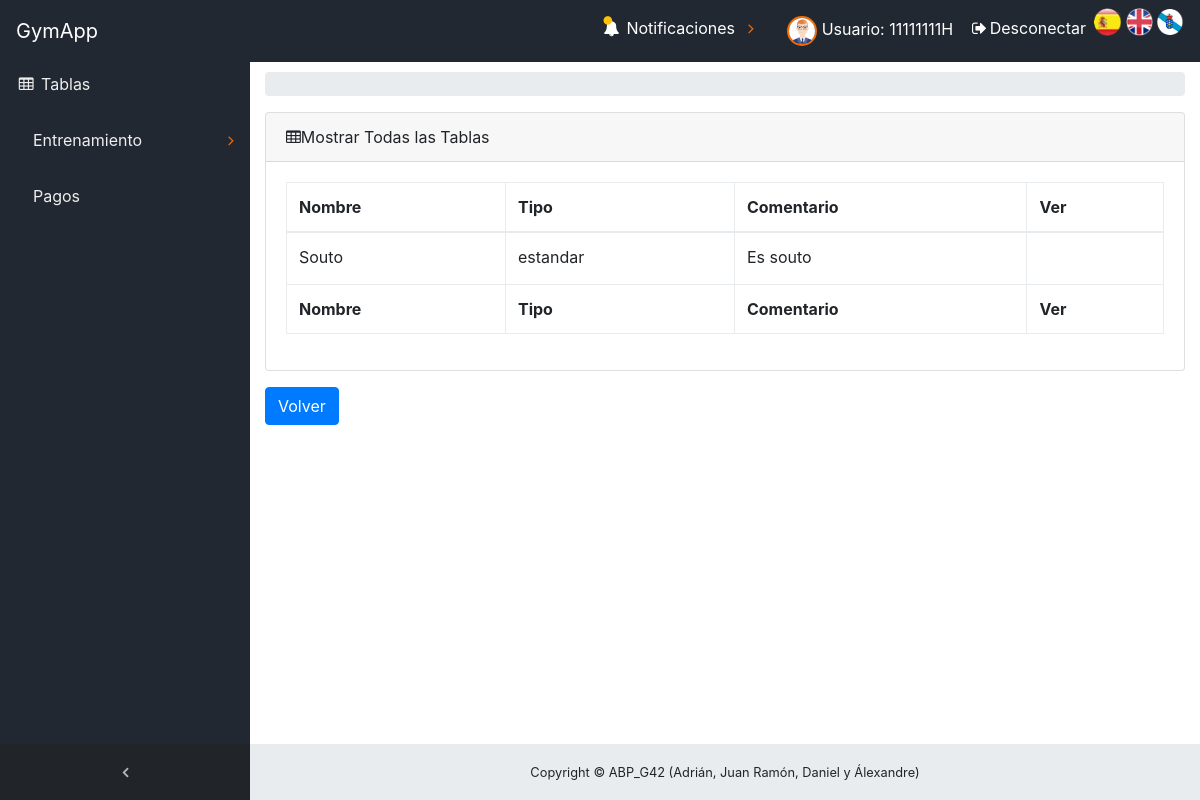
The page /ABP/index.php?controller=Tabla&action=TablaListar (signed in) on the database its author committed.
### tables this page shows
CREATE TABLE `usuario` (
  `dni` varchar(10) NOT NULL,
  `nombre` varchar(50) NOT NULL,
  `apellidos` varchar(50) NOT NULL,
  `edad` tinyint(4) DEFAULT NULL,
  `contrasena` varchar(128) NOT NULL,
  `email` varchar(100) DEFAULT NULL,
  `telefono` varchar(20) NOT NULL,
  `fechaAlta` date NOT NULL,
  `fotoperfil` varchar(200) DEFAULT NULL
);

CREATE TABLE `superusuario_tabla_deportista` (
  `dniSuperUsuario` varchar(10) NOT NULL,
  `dniDeportista` varchar(10) NOT NULL,
  `idTabla` bigint(20) NOT NULL
);

CREATE TABLE `tabla` (
  `idTabla` bigint(20) NOT NULL,
  `tipo` enum('estandar','personalizada') NOT NULL,
  `comentario` text,
  `nombre` varchar(50) NOT NULL,
  `dniSuperUsuario` varchar(10) NOT NULL
);

### ABP/core/ViewManager.php (called while the page is built, shortened)
<?php
class ViewManager {
	private $variables = array();
	private $layout = "default";
	public function setVariable($varname, $value, $flash=false) {
		$this->variables[$varname] = $value;
	}
	public function getVariable($varname, $default=NULL) {
		if (!isset($this->variables[$varname])) {
			return $default;
		}
		return $this->variables[$varname];
	}
	public function render($controller, $viewname) {
		include(__DIR__ . "/../view/$controller/$viewname.php");
		$this->renderLayout();
	}
	private function renderLayout() {
		include(__DIR__ . "/../view/layouts/" .$this->layout.".php");
	}
	private static $viewmanager_singleton = NULL;
	public static function getInstance() {
		if (self::$viewmanager_singleton == null) {
			self::$viewmanager_singleton = new ViewManager();
		}
		return self::$viewmanager_singleton;
	}
}

### ABP/controller/TablaController.php (called while the page is built, shortened)
<?php
require_once(__DIR__."/../core/ViewManager.php");
require_once(__DIR__ . "/../model/TablaMapper.php");
require_once(__DIR__ . "/../model/Tabla.php");
require_once(__DIR__ . "/../core/permisos.php");
class TablaController extends BaseController
{
    private $tablaMapper;
    private $permisos;
    public function __construct() {
        $this->tablaMapper = new TablaMapper();
        $this->permisos= new Permisos();
    }
    public function TablaListar()
    {
        $tipoUsuario = $this->permisos->comprobarTipo();
        $tablas = $this->tablaMapper->listar();
        $this->view->setVariable("tablas",$tablas);
        $this->view->setVariable("tipoUsuario",$tipoUsuario);
        $this->view->render("tabla","tablaSHOWALL");
    }
}
?>

### ABP/index.php (called while the page is built, shortened)
<?php
function run() {
	try {
		$controller = loadController($_GET["controller"]);
		$actionName = $_GET["action"];
		$controller->$actionName();
	} catch(Exception $ex) {
		die("An exception occured!!!!!".$ex->getMessage());
	}
}
function loadController($controllerName) {
	return new $controllerClassName();
}
run();
?>

### ABP/view/messages/messages_es.php (called while the page is built)
<?php
    $i18n_messages = array(
    	'Nombre'=> 'Nombre',
    	'Asunto' => 'Asunto',
    	'contenido' => 'contenido',
    	'nombre' => 'nombre',
    	'El atributo '=>'El atributo ',
    	' no puede ser vacío' => ' no puede ser vacío',
    	'Longitud incorrecta. El atributo ' => 'Longitud incorrecta. El atributo ',
    	' debe tener una longitud máxima de '=>' debe tener una longitud máxima de ',
    	' y tiene '=>' y tiene ',
    	'El atributo no sigue el formato correcto. Pruebe example@example.com' => 'El atributo no sigue el formato correcto. Pruebe example@example.com',
    	' contiene caracteres no alfabéticos'=>' contiene caracteres no alfabéticos',
    	' no esta comprendido en ['=>' no esta comprendido en [',
    	' no puede tener mas de ' => ' no puede tener mas de ',
    	'decimales'=>'decimales',
    	' no tiene 8 números seguidos de una letra: FORMATO INCORRECTO!!!'=>' no tiene 8 números seguidos de una letra: FORMATO INCORRECTO!!!',
    	'La letra del DNI no es correcta'=>'La letra del DNI no es correcta',
    	' no tiene un formato válido de telefeno.'=>' no tiene un formato válido de telefeno.',
    	' debe estar compuesto únicamente por digitos.'=>' debe estar compuesto únicamente por digitos.',
        'precio' => 'precio',
        'Debe seleccionar al menos un deportista.' => 'Debe seleccionar al menos un deportista.',
        ': activar para ordenar columna ascendentemente'=>': activar para ordenar columna ascendentemente',
        ': activar para ordenar columna descendentemente'=>': activar para ordenar columna descendentemente',
        'Primero' => 'Primero',
        'Último'=>'Último',
        'Siguiente'=>'Siguiente',
        'Anterior'=>'Anterior',
        'Tabla sin datos'=>'Tabla sin datos',
        'Mostrando _START_ a _END_ de _TOTAL_ elementos'=>'Mostrando _START_ a _END_ de _TOTAL_ elementos',
        'Mostrando 0 a 0 de 0 elementos'=>'Mostrando 0 a 0 de 0 elementos',
        '(filtrados de _MAX_ elementos totales)'=>'(filtrados de _MAX_ elementos totales)',
        'Mostrar _MENU_ elementos'=>'Mostrar _MENU_ elementos',
        'Cargando...'=>'Cargando...',
        'Procesando...'=>'Procesando...',
        'Buscar:'=>'Buscar:',
        'No se encontró nada'=>'No se encontró nada',
        'dni' => 'dni',
        'contraseña' => 'contraseña'
    );
?>

### ABP/core/I18n.php (called while the page is built, shortened)
<?php
class I18n {
	private $messages;
	public function setLanguage($language) {
		$this->messages = $i18n_messages;
	}
	public function i18n($key) {
		if (isset($this->messages[$key])){
			return $this->messages[$key];
		}else{
			return $key;
		}
	}
	private static $i18n_singleton = null;
	public static function getInstance() {
		if (self::$i18n_singleton == NULL) {
			self::$i18n_singleton = new I18n();
		}
		return self::$i18n_singleton;
	}
}
function i18n($key) {
	return I18n::getInstance()->i18n($key);
}

### ABP/model/Tabla.php (called while the page is built, shortened)
<?php
class Tabla
{
    private $idTabla;
    private $tipo;
    private $comentario;
    private $nombre;
    function __construct($idTabla=NULL,$tipo=NULL,$comentario=NULL,$nombre=NULL)
    {
    	$this->idTabla = $idTabla;
        $this->tipo = $tipo;
        $this->comentario = $comentario;
        $this->nombre = $nombre;
	}
	public function getIdTabla()
	{
		return $this->idTabla;
	}
	public function getNombre()
	{
		return $this->nombre;
	}
	public function getTipo()
	{
		return $this->tipo;
	}
	public function getComentario()
	{
		return $this->comentario;
	}
}
?>

### ABP/model/TablaMapper.php (called while the page is built, shortened)
<?php
require_once(__DIR__."/../core/Access_DB.php");
require_once(__DIR__."/Tabla.php");
require_once(__DIR__ . "/../core/permisos.php");
Class TablaMapper
{
    protected $db;
       private $permisos;
    public function __construct()
    {
        $this->db=PDOConnection::getInstance();
          $this->permisos= new Permisos();
    }
    public function listar()
    {
        if($this->permisos->esSuperusuario()){
            if($this->permisos->esAdministrador()){
                $stmt = $this->db->query("SELECT * from tabla");
            }else{
                $stmt = $this->db->prepare("SELECT * from tabla WHERE dniSuperUsuario=?");
                $stmt->execute(array($_SESSION['currentuser']));
            }
        }else{
                $stmt = $this->db->prepare("SELECT * from tabla t, superusuario_tabla_deportista st WHERE t.idTabla=st.idTabla AND dniDeportista=?");
                $stmt->execute(array($_SESSION['currentuser']));
        }
            $tablas_db = $stmt->fetchAll(PDO::FETCH_ASSOC);
            $tablas = array();
            foreach ($tablas_db as $tabla)
            {
                array_push($tablas, new Tabla($tabla['idTabla'],$tabla['tipo'],$tabla['comentario'],$tabla['nombre']));
            }
        return $tablas;
    }
}
?>

### ABP/core/Access_DB.php (called while the page is built, shortened)
<?php
class PDOConnection {
	private static $db_singleton = null;
	public static function getInstance() {
		if (self::$db_singleton == null) {
			self::$db_singleton = new PDO(
			"mysql:host=".HOST.";dbname=".DB.";charset=utf8",
			USER,
			PASS,
			array(
				PDO::ATTR_EMULATE_PREPARES => false,
				PDO::ATTR_ERRMODE => PDO::ERRMODE_EXCEPTION)
			);
		}
		return self::$db_singleton;
	}
}
?>

### ABP/core/permisos.php (called while the page is built, shortened)
<?php
require_once(__DIR__."/../core/Access_DB.php");
Class Permisos {
    protected $db;
    public function __construct(){
        $this->db=PDOConnection::getInstance();
    }
    public function esSuperusuario()
    {
        $stmt= $this->db->prepare("SELECT dniSuperUsuario FROM superusuario WHERE dniSuperUsuario=?");
        return false;
    }
}
?>

### ABP/model/UsuarioMapper.php (called while the page is built, shortened)
<?php
require_once(__DIR__."/../core/Access_DB.php");
require_once(__DIR__ . "/../core/permisos.php");
class UsuarioMapper {
    protected $db;
    public function __construct()
    {
        $this->db = PDOConnection::getInstance();
    }
    public function obtenerFotoPerfil(){
        $stmt = $this->db->prepare("SELECT fotoperfil FROM usuario WHERE dni=?");
        $stmt->execute(array($_SESSION['currentuser']));
        $foto_db = $stmt->fetch(PDO::FETCH_ASSOC);
        return $foto_db['fotoperfil'];
    }
}
?>

### ABP/view/tabla/tablaSHOWALL.php (the view, shortened to what this page needs)
<?php
require_once(__DIR__."/../../core/ViewManager.php");
    $view = ViewManager::getInstance();
    $tablas = $view->getVariable("tablas");
?>
    <link rel="stylesheet" type="text/css" href="./view/Icons/icomoon/style.css">
    <link rel="stylesheet" type="text/css" href="./view/Icons/icomoon/modifyIcon.css">
<div class="content-wrapper">
    <div class="container-fluid">
        <ol class="breadcrumb">
        </ol>
        <div class="card mb-3">
            <div class="card-header">
                <i class="fa fa-table"></i><?= i18n("Mostrar Todas las Tablas") ?>
            </div>
            <div class="card-body">
                <div class="table-responsive">
                    <table class="table table-bordered" id="dataTable" width="100%" cellspacing="0" >
                        <thead>
                            <tr>
                                <th><?= i18n("Nombre") ?></th>
                                <th><?= i18n("Tipo") ?></th>
                                <th><?= i18n("Comentario") ?></th>
                                <th><?= i18n("Ver") ?></th>
                            </tr>
                        </thead>
                        <tfoot>
                            <tr>
                                <th><?= i18n("Nombre") ?></th>
                                <th><?= i18n("Tipo") ?></th>
                                <th><?= i18n("Comentario") ?></th>
                                <th><?= i18n("Ver") ?></th>
                            </tr>
                        </tfoot>
                        <tbody>
<?php
                        foreach($tablas as $tabla)
                        {
?>
                            <tr>
                                    <td><?php echo $tabla->getNombre(); ?></td>
                                    <td><?php echo $tabla->getTipo(); ?></td>
                                    <td><?php echo $tabla->getComentario(); ?></td>
                                    <td>
                                        <a href='./index.php?controller=Tabla&amp;action=TablaView&amp;idTabla=<?php echo $tabla->getIdTabla();?>'><span id="icon-ver" class="icon-eye-plus"></span>
                                        </a>
                                    </td>
                            </tr>
<?php
                        }
?>
                        </tbody>
                    </table>
                </div>
            </div>
        </div>
           <button type="button" onclick="window.location.href='./index.php?controller=main&action=index'" class="btn btn-primary"><?= i18n("Volver") ?></button>
    </div>
</div>

### ABP/view/layouts/menuSuperior.php (shortened to what this page needs)
<html>
    <link rel="stylesheet" type="text/css" href="./view/Icons/icomoon/style.css">
    <link rel="stylesheet" type="text/css" href="./view/Icons/icomoon/modifyIcon.css">
                    <li class="nav-item" data-toggle="tooltip">
                        <a class="nav-link" href="./index.php?controller=Usuario&amp;action=UsuarioView&amp;dni=<?php echo $_SESSION['currentuser'];?>">
                            <?php require_once './model/UsuarioMapper.php';
                            $UsuarioMapper = new UsuarioMapper();
                            $fotoperfil = $UsuarioMapper->obtenerFotoPerfil();
                            ?>
                            <img class="imgRedonda" src="<?php echo $fotoperfil; ?>" height="40" width="40">
                            <span class="nav-link-text"> <?= i18n("Usuario");?>: <?php echo $_SESSION['currentuser']; ?></span>
                        </a>
                    </li>
                    <li class="nav-item">
                        <a class="nav-link" data-toggle="modal" data-target="#exampleModal">
                            <i class="fa fa-fw fa-sign-out"></i><?= i18n("Desconectar") ?>
                        </a>
                    </li>
<html>

### ABP/view/css/sb-admin.css (style rules this page uses)
html { position: relative; min-height: 100%; }
body { overflow-x: hidden; }
body.sticky-footer { margin-bottom: 56px; }
body.sticky-footer .content-wrapper { min-height: calc(100vh - 56px - 56px); }
body.fixed-nav { padding-top: 56px; }
.content-wrapper { min-height: calc(100vh - 56px); padding-top: 1rem; }
#mainNav .navbar-collapse .navbar-nav .nav-item .nav-link { cursor: pointer; }
.content-wrapper { overflow-x: hidden; background: white; }
@media (min-width: 992px) { .content-wrapper { margin-left: 250px; } }

### rows shown on the page
usuario: fotoperfil (picture)
superusuario_tabla_deportista: idTabla.nombre "Souto", idTabla.tipo "estandar", idTabla.comentario "Es souto"

### other values the page prints
i18n("GymApp") "GymApp"
i18n("Tablas") "Tablas"
i18n("Entrenamiento") "Entrenamiento"
i18n("Pagos") "Pagos"
i18n("Notificaciones") "Notificaciones"
i18n("Usuario") "Usuario"
$_SESSION['currentuser'] "11111111H"
i18n("Desconectar") "Desconectar"
i18n("Mostrar Todas las Tablas") "Mostrar Todas las Tablas"
i18n("Nombre") "Nombre"
i18n("Tipo") "Tipo"
i18n("Comentario") "Comentario"
i18n("Ver") "Ver"
i18n("Volver") "Volver"
